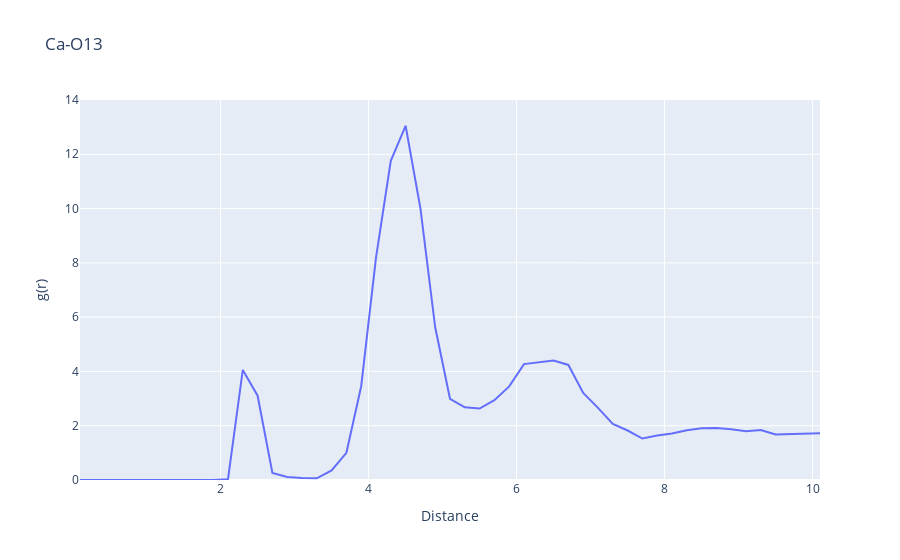

The notebook cell this image was saved under:
### Markdown cell above
## POPC

### Code cell
data = pd.read_table(data_dir_Ca + "RDF_CA_O13_Unprot_POPC.dat", names=["Distance","g(r)"], sep = " ", index_col=False)
fig = px.line(data, x = "Distance", y= "g(r)", title = "Ca-O13")
fig.update_layout(yaxis_range=[0,14])
fig.show()

### Figure 1 — Plotly figure (JSON) as saved in the notebook; plotly's stock layout.template omitted (floating-point values rounded to 4 significant figures)
{"data": [{"hovertemplate": "Distance=%{x}<br>g(r)=%{y}<extra></extra>", "legendgroup": "", "line": {"color": "#636efa", "dash": "solid"}, "marker": {"symbol": "circle"}, "mode": "lines", "name": "", "orientation": "v", "showlegend": false, "type": "scatter", "x": [0.1, 0.3, 0.5, 0.7, 0.9, 1.1, 1.3, 1.5, 1.7, 1.9, 2.1, 2.3, 2.5, 2.7, 2.9, 3.1, 3.3, 3.5, 3.7, 3.9, 4.1, 4.3, 4.5, 4.7, 4.9, 5.1, 5.3, 5.5, 5.7, 5.9, 6.1, 6.3, 6.5, 6.7, 6.9, 7.1, 7.3, 7.5, 7.7, 7.9, 8.1, 8.3, 8.5, 8.7, 8.9, 9.1, 9.3, 9.5, 9.7, 9.9, 10.1], "xaxis": "x", "y": [0, 0, 0, 0, 0, 0, 0, 0, 0, 0, 0.03077, 4.053, 3.106, 0.2607, 0.113, 0.07062, 0.06239, 0.3547, 1.002, 3.455, 8.191, 11.76, 13.05, 10.01, 5.627, 2.991, 2.678, 2.631, 2.942, 3.449, 4.27, 4.339, 4.404, 4.238, 3.206, 2.656, 2.064, 1.823, 1.528, 1.643, 1.712, 1.835, 1.904, 1.913, 1.869, 1.796, 1.839, 1.675, 1.693, 1.703, 1.723], "yaxis": "y"}], "layout": {"legend": {"tracegroupgap": 0}, "title": {"text": "Ca-O13"}, "xaxis": {"anchor": "y", "domain": [0, 1], "title": {"text": "Distance"}}, "yaxis": {"anchor": "x", "domain": [0, 1], "range": [0, 14], "title": {"text": "g(r)"}}}}
